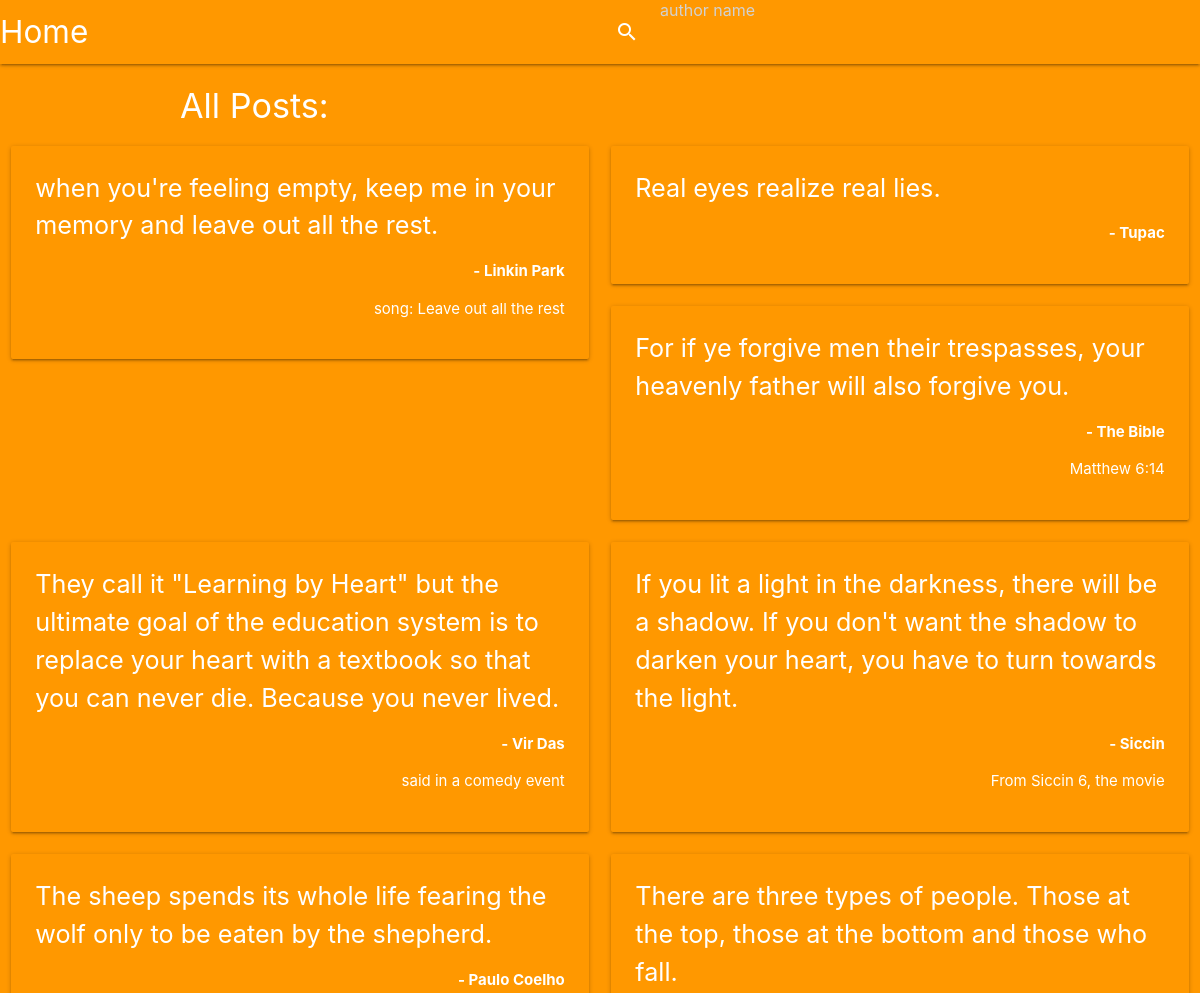
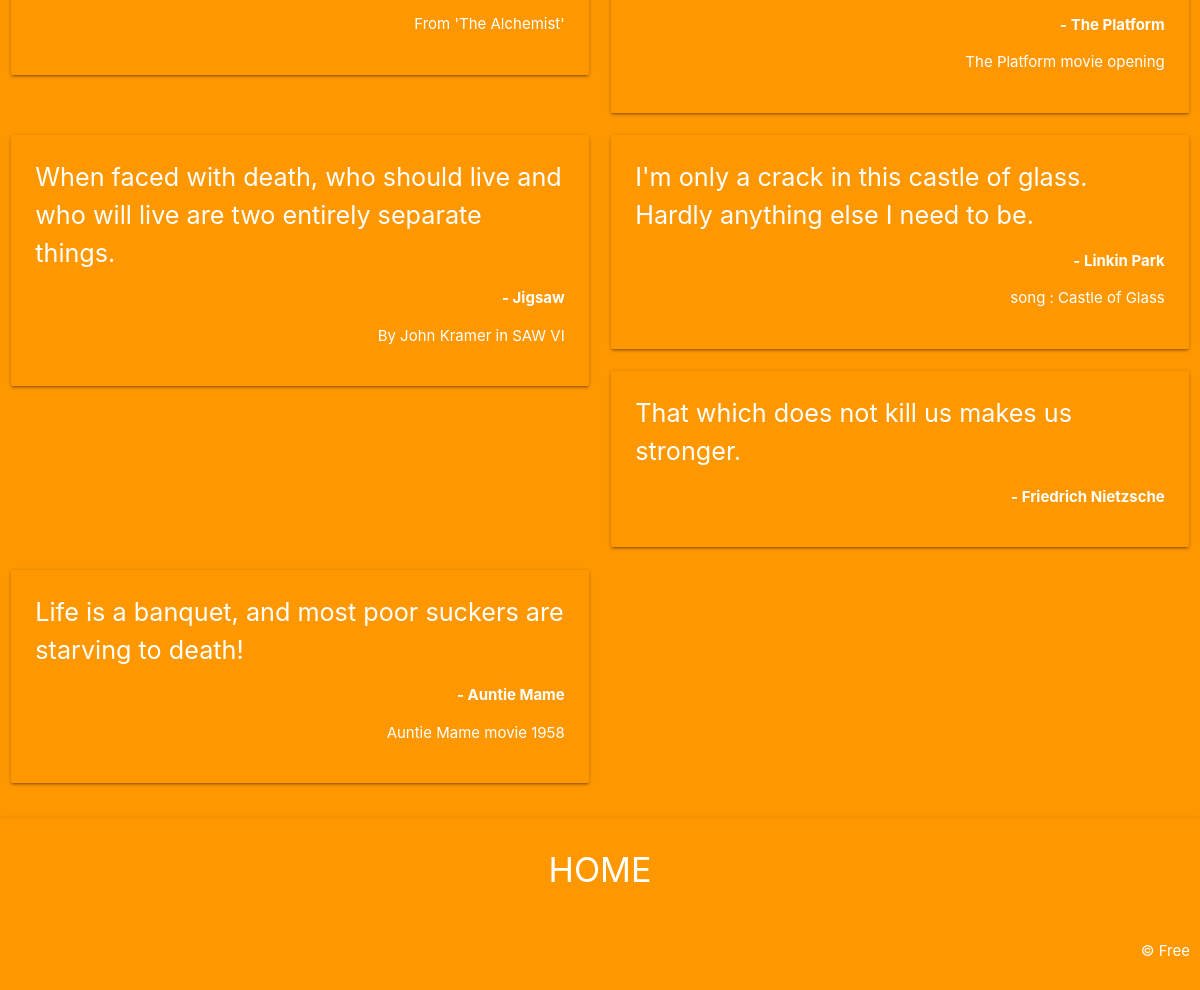
Screenshot of /components/allposts.php with the database file from the repository (2 pictures, top to bottom).
### tables this page shows
CREATE TABLE `quotes` (
  `id` int(100) NOT NULL,
  `author` varchar(20) NOT NULL,
  `title` varchar(30) NOT NULL,
  `quote` text NOT NULL
);

### components/allposts.php (the view, shortened to what this page needs)
<!DOCTYPE html>
  <html>
    <head>
      <link rel="stylesheet" href="https://cdnjs.cloudflare.com/ajax/libs/materialize/1.0.0/css/materialize.min.css">
    </head>
    <body class="orange">
    <div class="navbar-fixed">
      <nav class="orange">
        <div class="nav-wrapper orange">
          <a class="brand-logo left" href="../index.php">Home</a>
          <ul class="right">
            <li>
              <form method="post" action="search.php">
                <div class="input-field">
                  <input id="search" type="search" required name="searchkey" placeholder="author name">
                  <label class="label-icon" for="search"><i class="material-icons">search</i></label>
                  <i class="material-icons">close</i>
                </div>
              </form>
            </li>
          </ul>
        </div>
      </nav>
  </div>
  <div class="white-text container"><h4>All Posts:</h4></div>
    <div class="row">
      <?php
            $con = openCon();
            $sql = "SELECT * FROM quotes WHERE author != 'admin'";
            $res = $con->query($sql);
            while($data = $res->fetch_assoc())
            {
              echo "
                <div class=\"posts col s12 m6\">
                  <div class=\"card-panel transparent z-depth-1\">
                    <span class=\"white-text flow-text\">
                          ".$data['quote']."
                    </span>
                    <p class=\"right-align white-text\"><b>-
                        ".$data['author']."
                    </b></p>
                    <p class=\"right-align white-text\">
                            ".$data['title']."
                    </p>
                  </div>
                </div>
              ";
            }
        ?>
    </div>
    <div class="footer z-depth-1">
      <div class="row">
        <div class="center">
          <a href="../index.php" class="btn-flat white-text"><h4>Home<h4></a>
        </div>
        <div class="white-text right">
           &copy Free
        </div>
      </div>
    </div>
    </body>
   </html>

### components/allposts.php (style rules this page uses)
.footer { padding:10px; }
.input-field { width:50vw; }
.posts { display:none; }

### rows the page displays
quotes: quote "when you're feeling empty, keep me in your memory and leave out all the rest.", author "Linkin Park", title "song: Leave out all the rest"
quotes: quote "Real eyes realize real lies.", author "Tupac"
quotes: quote "For if ye forgive men their trespasses, your heavenly father will also forgive you.", author "The Bible", title "Matthew 6:14"
quotes: quote "They call it \"Learning by Heart\" but the ultimate goal of the education system is to replace your heart with a textbook so that you can never die. Because you never lived.", author "Vir Das", title "said in a comedy event"
quotes: quote "If you lit a light in the darkness, there will be a shadow. If you don't want the shadow to darken your heart, you have to turn towards the light.", author "Siccin", title "From Siccin 6, the movie"
quotes: quote "The sheep spends its whole life fearing the wolf only to be eaten by the shepherd.", author "Paulo Coelho", title "From 'The Alchemist'"
quotes: quote "There are three types of people. Those at the top, those at the bottom and those who fall.", author "The Platform", title "The Platform movie opening"
quotes: quote "When faced with death, who should live and who will live are two entirely separate things.", author "Jigsaw", title "By John Kramer in SAW VI"
quotes: quote "I'm only a crack in this castle of glass. Hardly anything else I need to be.", author "Linkin Park", title "song : Castle of Glass"
quotes: quote "That which does not kill us makes us stronger.", author "Friedrich Nietzsche"
quotes: quote "Life is a banquet, and most poor suckers are starving to death!", author "Auntie Mame", title "Auntie Mame movie 1958"
